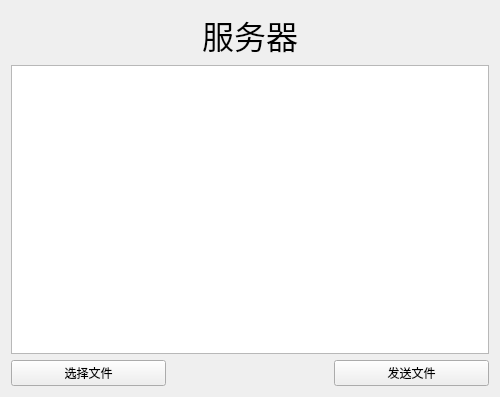
<?xml version="1.0" encoding="UTF-8"?>
<ui version="4.0">
 <class>ServerWidget</class>
 <widget class="QWidget" name="ServerWidget">
  <property name="geometry">
   <rect>
    <x>0</x>
    <y>0</y>
    <width>500</width>
    <height>397</height>
   </rect>
  </property>
  <property name="windowTitle">
   <string>ServerWidget</string>
  </property>
  <layout class="QGridLayout" name="gridLayout">
   <item row="0" column="0">
    <spacer name="horizontalSpacer">
     <property name="orientation">
      <enum>Qt::Horizontal</enum>
     </property>
     <property name="sizeHint" stdset="0">
      <size>
       <width>154</width>
       <height>20</height>
      </size>
     </property>
    </spacer>
   </item>
   <item row="0" column="1">
    <widget class="QLabel" name="label">
     <property name="font">
      <font>
       <family>楷体</family>
       <pointsize>24</pointsize>
      </font>
     </property>
     <property name="autoFillBackground">
      <bool>false</bool>
     </property>
     <property name="text">
      <string>服务器</string>
     </property>
     <property name="alignment">
      <set>Qt::AlignCenter</set>
     </property>
    </widget>
   </item>
   <item row="0" column="2">
    <spacer name="horizontalSpacer_2">
     <property name="orientation">
      <enum>Qt::Horizontal</enum>
     </property>
     <property name="sizeHint" stdset="0">
      <size>
       <width>154</width>
       <height>20</height>
      </size>
     </property>
    </spacer>
   </item>
   <item row="1" column="0" colspan="3">
    <widget class="QTextEdit" name="FiletextEdit"/>
   </item>
   <item row="2" column="0">
    <widget class="QPushButton" name="ButtonFile">
     <property name="text">
      <string>选择文件</string>
     </property>
    </widget>
   </item>
   <item row="2" column="1">
    <spacer name="horizontalSpacer_3">
     <property name="orientation">
      <enum>Qt::Horizontal</enum>
     </property>
     <property name="sizeHint" stdset="0">
      <size>
       <width>153</width>
       <height>20</height>
      </size>
     </property>
    </spacer>
   </item>
   <item row="2" column="2">
    <widget class="QPushButton" name="ButtonSend">
     <property name="text">
      <string>发送文件</string>
     </property>
    </widget>
   </item>
  </layout>
 </widget>
 <resources/>
 <connections/>
</ui>
